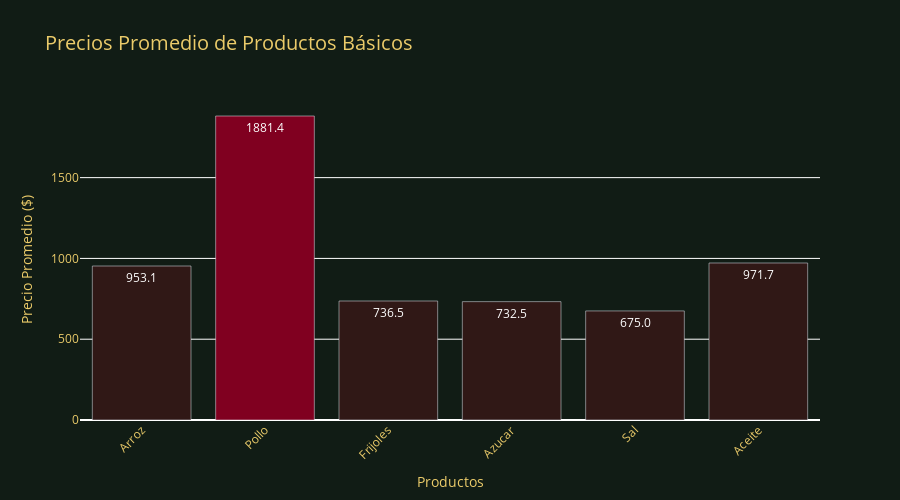

The cell this chart's notebook holds for it:
### Code cell
from graph import grafica_promedio_basica

fig = grafica_promedio_basica(datos_completos)
fig.show()

### Figure 1 — Plotly figure (JSON) as saved in the notebook; plotly's stock layout.template omitted (floating-point values rounded to 4 significant figures)
{"data": [{"marker": {"color": ["#301816", "#800020", "#301816", "#301816", "#301816", "#301816"]}, "text": ["953.1", "1881.4", "736.5", "732.5", "675.0", "971.7"], "type": "bar", "x": ["Arroz", "Pollo", "Frijoles", "Azucar", "Sal", "Aceite"], "y": [953.1, 1881.0, 736.5, 732.5, 675, 971.7]}], "layout": {"height": 500, "paper_bgcolor": "#111C15", "plot_bgcolor": "#111C15", "title": {"font": {"color": "#EBCB6A", "size": 20}, "text": "Precios Promedio de Productos Básicos"}, "xaxis": {"tickangle": -45, "tickfont": {"color": "#EBCB6A", "size": 12}, "title": {"font": {"color": "#EBCB6A", "size": 14}, "text": "Productos"}}, "yaxis": {"tickfont": {"color": "#EBCB6A", "size": 12}, "title": {"font": {"color": "#EBCB6A", "size": 14}, "text": "Precio Promedio ($)"}}}}
